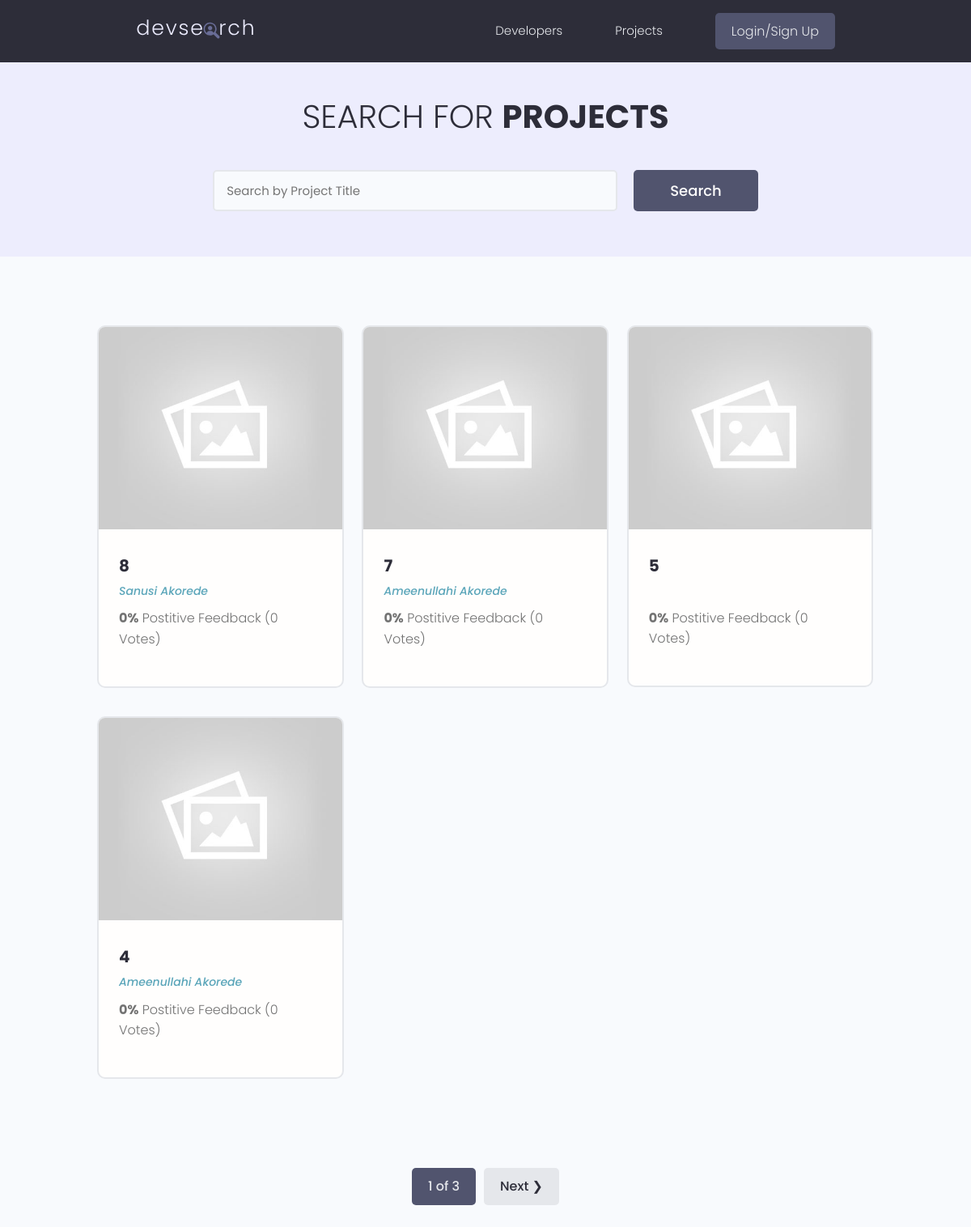
/projects/, run on the app's committed database.
### projects/models.py (models this page shows, shortened)
class Project(models.Model):
    owner = models.ForeignKey(Profile, on_delete=models.SET_NULL, null=True, blank=True)
    title = models.CharField(max_length=200)
    description = models.TextField(null=True, blank=True)
    demo_link = models.URLField(null=True, blank=True, max_length=2000)
    source_link = models.URLField(null=True, blank=True, max_length=2000)
    featured_image = models.ImageField(null=True, blank=True, default='default.jpg')
    tags = models.ManyToManyField('Tag', blank=True)
    vote_total = models.IntegerField(null=True, default=0, blank=True)
    vote_ratio = models.IntegerField(null=True, default=0, blank=True)
    created_at = models.DateTimeField(auto_now_add=True)
    id = models.UUIDField(default=uuid.uuid4, editable=False, unique=True, primary_key=True)

### users/models.py (models this page shows, shortened)
class Profile(models.Model):
    user = models.OneToOneField(User, null=True, blank=True, on_delete=models.CASCADE)
    name = models.CharField(max_length=200, null=True, blank=True)
    email = models.EmailField(max_length=254, null=True, blank=True)
    username = models.CharField(max_length=200, null=True, blank=True)
    location = models.TextField(max_length=200, null=True, blank=True)
    short_intro = models.CharField(max_length=200, null=True, blank=True)
    bio = models.TextField(null=True, blank=True)
    profile_image = models.ImageField(upload_to='profiles/', null=True, blank=True, default='profiles/user-default.png')
    social_github = models.URLField(null=True, blank=True)
    social_twitter = models.URLField(null=True, blank=True)
    social_linkedin = models.URLField(null=True, blank=True)
    social_youtube = models.URLField(null=True, blank=True)
    social_website = models.URLField(null=True, blank=True)
    created_at = models.DateTimeField(auto_now_add=True)
    id = models.UUIDField(default=uuid.uuid4, editable=False, unique=True, primary_key=True)

### projects/views.py (the view)
# urls.py: path('projects/', project_list, name='project_list'),
def project_list(request):
    search_query, projects = search_projects(request)
    page_obj = pagination(request, projects)
    context = {'search_query': search_query, 'page_obj': page_obj}
    return render(request, 'projects/project_list.html', context)

### projects/utils.py (called while the page is built)
def search_projects(request):
    search_query = ''
    if request.GET.get('search_query'):
        search_query = request.GET.get('search_query')
    projects = Project.objects.filter(Q(title__icontains=search_query) |
                                      Q(owner__name__icontains=search_query) |
                                      Q(tags__name__icontains=search_query) |
                                      Q(description__icontains=search_query)
    ).distinct()
    return search_query, projects

def pagination(request, query):
    query = query.order_by('-created_at')
    page_number = request.GET.get('page')
    items_per_page = 4
    paginator = Paginator(query, items_per_page)
    page_obj = paginator.get_page(page_number)
    return page_obj

### projects/templates/projects/project_list.html (shortened to what this page needs)
{% extends "main.html" %}
{% load static %}
{% block content %}
    <main class="projects">
        <section class="hero-section text-center">
            <div class="container container--narrow">
                <div class="hero-section__box">
                    <h2>
                        Search for <span>Projects</span>
                    </h2>
                </div>
                <div class="hero-section__search">
                    <form class="form" action="" method="get">
                        <div class="form__field">
                            <input class="input input--text"
                                   id="formInput#search"
                                   type="text"
                                   name="search_query"
                                   value="{{ search_query }}"
                                   placeholder="Search by Project Title" />
                        </div>
                        <input class="btn btn--sub btn--lg" type="submit" value="Search" />
                    </form>
                </div>
            </div>
        </section>
        <section class="projectsList">
            <div class="container">
                <div class="grid grid--three">
                    {% for project in page_obj %}
                        <div class="column">
                            <div class="card project">
                                <a href="{% url 'project_detail' project.id %}" class="project">
                                    <img class="project__thumbnail"
                                         src="{{ project.featured_image.url }}"
                                         alt="project thumbnail" />
                                    <div class="card__body">
                                        <h3 class="project__title">{{ project.title|title }}</h3>
                                        <p>
                                            <a class="project__author"
                                               href="{% url 'profile_detail' project.owner.id %}">{{ project.owner.name }}</a>
                                        </p>
                                        <p class="project--rating">
                                            <span style="font-weight: bold">{{ project.vote_ratio }}%</span>
                                            Postitive Feedback ({{ project.vote_total }}
                                            Vote{{ project.vote_total|pluralize:"s" }})
                                        </p>
                                    </div>
                                </a>
                            </div>
                        </div>
                    {% endfor %}
                </div>
            </div>
        </section>
        {% include "pagination.html" %}
    </main>
{% endblock content %}

### templates/main.html (shortened to what this page needs)
{% load static %}
<!DOCTYPE html>
<html lang="en">
    <head>
        <link rel="stylesheet"
              href="https://cdn.iconmonstr.com/1.3.0/css/iconmonstr-iconic-font.min.css" />
        <link rel="stylesheet" href="{% static 'uikit/styles/uikit.css' %}" />
        <link rel="stylesheet" href="{% static 'styles/app.css' %}" />
    </head>
    <body>
        {% include 'navbar.html' %}
        {% block content %}
        {% endblock content %}
    </body>
</html>

### templates/navbar.html (shortened to what this page needs)
{% load static %}
<header class="header">
    <div class="container container--narrow">
        <a href="{% url 'profile_list' %}" class="header__logo">
            <img src="{% static 'images/logo.svg' %}" alt="DevSearch Logo" />
        </a>
        <nav class="header__nav">
            <ul class="header__menu">
                {% if request.user.is_authenticated %}
                    <li class="header__menuItem">
                        <a href="{% url 'profile_list' %}">Developers</a>
                    </li>
                    <li class="header__menuItem">
                        <a href="{% url 'project_list' %}">Projects</a>
                    </li>
                    <li class="header__menuItem">
                        <a href="{% url 'inbox' %}">Inbox</a>
                    </li>
                    <li class="header__menuItem">
                        <a href="{% url 'account' %}">My Account</a>
                    </li>
                    <li class="header__menuItem">
                        <a href="{% url 'logout_user' %}" class="btn btn--sub">Logout</a>
                    </li>
                {% else %}
                    <li class="header__menuItem">
                        <a href="{% url 'profile_list' %}">Developers</a>
                    </li>
                    <li class="header__menuItem">
                        <a href="{% url 'project_list' %}">Projects</a>
                    </li>
                    <li class="header__menuItem">
                        <a href="{% url 'login' %}" class="btn btn--sub">Login/Sign Up</a>
                    </li>
                {% endif %}
            </ul>
        </nav>
    </div>
</header>

### templates/pagination.html (shortened to what this page needs)
{% load static %}
{% if page_obj.has_other_pages %}
    <div class="pagination">
        <ul class="container">
            <li>
                <a href="?page={{ page_obj.number }}" class="btn btn--sub">{{ page_obj.number }} of {{ page_obj.paginator.num_pages }}</a>
            </li>
            {% if page_obj.has_next %}
                <li>
                    <a href="?page={{ page_obj.next_page_number }}&search_query={{ search_query }}"
                       class="btn">Next &#10095;</a>
                </li>
            {% endif %}
        </ul>
    </div>
{% endif %}

### static/styles/app.css (style rules this page uses)
:root { --color-sub: #2d2d39; }
.btn--sub { background-color: var(--color-sub-light); }
.card { border: 2px solid var(--color-light); }
img { width: 100%; }
.header { position: sticky; z-index: 111; background-color: var(--color-sub); padding: 1.5rem 0; }
.header > .container { display: flex; justify-content: space-between; align-items: center; }
.header__logo > img { height: 3.8rem; }
.header__nav > ul { display: inline-flex; align-items: center; list-style: none; gap: 6.5rem; }
.header__menuItem > a { color: var(--color-light); font-weight: 300; }
.hero-section { height: 40vh; display: flex; align-items: center; background-color: var(--color-sub); }
.hero-section__box { margin-bottom: 4rem; }
.hero-section__box > h2, .hero-section__box > h2 > span { font-size: 4rem; color: var(--color-light); line-height: 1.3; text-transform: uppercase; }
.hero-section__box > h2 { font-weight: 300; }
.hero-section__box > h2 > span { font-weight: 700; }
.hero-section__search > .form { display: flex; align-items: center; justify-content: center; gap: 2rem; }
.hero-section__search > .form input.input--text { width: 50rem; }
.pagination { margin-top: 8rem; margin-bottom: 10rem; }
.pagination > ul { flex-wrap: wrap; list-style: none; display: flex; align-items: center; justify-content: center; gap: 1rem; }
.pagination .btn { color: var(--color-sub); }
.pagination .btn.btn--sub { color: var(--color-light); }
.project__author { font-size: 1.4rem; font-style: italic; }
.project--rating { margin-bottom: 1.6em; margin-top: .5em; }
.projects > .hero-section { background: var(--color-sub-lighter); height: 30vh; }
.projects .hero-section__box { margin-bottom: 2.5rem; }
.projects .hero-section__box > h2 { color: var(--color-sub); }
.projects .hero-section__box > h2 > span { font-weight: 700; color: var(--color-sub); }
.projectsList { margin-top: 8rem; }
.project__thumbnail { height: 25rem; object-fit: cover; object-position: top center; }
.project__title { font-size: 2rem; font-weight: 700; color: var(--color-sub); }

### static/uikit/styles/modules/_variables.css (style rules this page uses)
:root { --color-main: #5aa5b9; --color-main-light: #e6faff; --color-sub: #3f4156; --color-sub-light: #51546e; --color-sub-lighter: #ededfd; --color-text: #737373; --color-gray: #8b8b8b; --color-light: #e5e7eb; --color-light-gray: #767676; --color-bg: #f8fafd; --color-white: #fffefd; --color-white-light: #f3f3f3; --color-success: #359e64; --color-success-bg: #def8e8; --color-error: #fc4b0b; --color-error-bg: #fff2ee; --font-base: 'Poppins', arial, helvetica, 'Segoe UI', roboto, ubuntu, sans-serif; --font-monospace: 'Fira Code', 'Courier New', courier, monospace; --font-regular: 300; --font-medium: 500; --font-bold: 700; --generic-shadow: 1px 1px 5px #00000010; --generic-transition: all 0.3s ease-in-out; }

### static/uikit/styles/modules/_base.css (style rules this page uses)
* { margin: 0; padding: 0; box-sizing: border-box; text-rendering: optimizeLegibility; color: inherit; font-size: inherit; }
html { font-size: 50%; }
@media only screen and (min-width: 480px) { html { font-size: 56.25%; } }
@media only screen and (min-width: 1200px) { html { font-size: 62.5%; } }
body { line-height: 1.6; font-weight: 400; font-size: 1.5rem; color: var(--color-text); background-color: var(--color-bg); min-height: 100vh; }

### static/uikit/styles/modules/_typography.css (style rules this page uses)
* { font-family: var(--font-base); }
h2 { font-size: 3.6rem; font-weight: var(--font-bold); }
h3 { font-size: 3.2rem; font-weight: var(--font-medium); }
p, span, strong { font-size: 1.6rem; color: var(--color-text); font-weight: var(--font-regular); }
a { padding-bottom: 2px; text-decoration: none; display: inline-block; color: var(--color-main); font-weight: var(--font-medium); }

### static/uikit/styles/modules/_utilities.css (style rules this page uses)
.container { width: 92%; max-width: 165rem; margin: 0 auto; box-sizing: border-box; }
.container--narrow { width: 92%; max-width: 120rem; }
@media screen and (min-width: 1000px) { .container { width: 90%; } }
@media screen and (min-width: 1000px) { .container--narrow { width: 85%; } }
@media screen and (min-width: 1200px) { .container { width: 80%; } }
@media screen and (min-width: 1200px) { .container--narrow { width: 72%; } }
.text-center { text-align: center; }

### static/uikit/styles/modules/_card.css (style rules this page uses)
.card { border-radius: 1rem; background-color: var(--color-white); border: 1.5px solid var(--color-light); width: auto; height: auto; margin-top: 0.5rem; margin-bottom: 0.5rem; overflow: hidden; }
.card__body, .card__header { padding: 2rem 2.5rem; }

### data on the page
Project: featured_image (placeholder picture), title "8", owner.name "Sanusi Akorede", vote_ratio "0", vote_total "0"
Project: featured_image (placeholder picture), title "7", owner.name "Ameenullahi Akorede", vote_ratio "0", vote_total "0"
Project: featured_image (placeholder picture), title "5", vote_ratio "0", vote_total "0"
Project: featured_image (placeholder picture), title "4", owner.name "Ameenullahi Akorede", vote_ratio "0", vote_total "0"

### other printed values
{{ page_obj.number }} "1"
{{ page_obj.paginator.num_pages }} "3"
